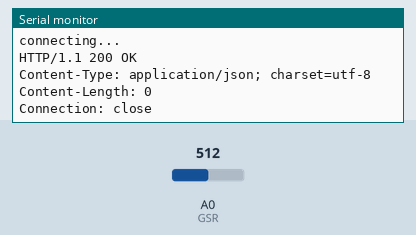
A sketch run on a simulated Arduino MKR. On the bench: the last lines printed to the serial monitor. The inputs (shaded band) are chosen by the test bench; at power-on: A0 (GSR) = 512. WiFi joins after 1.5 s; servers stay silent unless stated; uploads are accepted with an empty reply.

Above: at 3.7 s.
3.8 s: A0 (GSR) set to 716
At 4.21 s:
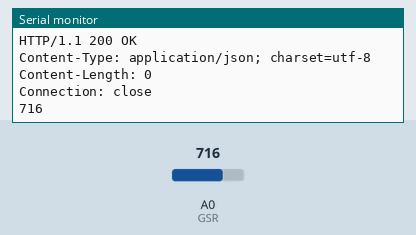
5.3 s: A0 (GSR) set to 900
At 5.72 s:
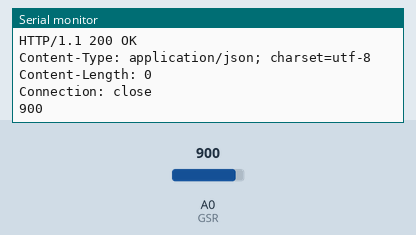
Timing chart, 0 to 8.3 s (numbered marks = the images above; inputs shaded):
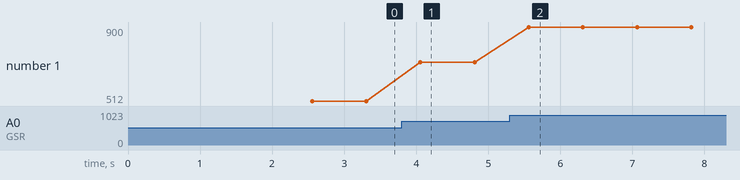

The sketch:

grove_GSR_sensor_to_firebase.ino
```cpp
  // Project Name: D-Stress
  // Team Members: Kelvin Bian, Amanda Lau, Edmond Niu, TC Taylor, Annie Wang
  // Date: 6/6/2021
  // Task Description: Arduino code that sends sensor value from GSR sensor to flask server

#include <SPI.h>
#include <WiFiNINA.h>
#include <ArduinoJson.h>

#define echoPin 3 // attach pin D3 Arduino to pin Echo of HC-SR04
#define trigPin 2 //attach pin D2 Arduino to pin Trig of HC-SR04

//long duration; // variable for the duration of sound wave travel
//int distance; // variable for the distance measurement
const int GSR=A0;
int sensorValue=0;
int gsr_average=0;


char ssid[] = "Edmond's XR";        // your network SSID (name)
char pass[] = "edgoo1212";    // your network password
int keyIndex = 0;

int status = WL_IDLE_STATUS;

// Initialize the Wifi client library

WiFiClient client;

// server address:
//char server[] = "jsonplaceholder.typicode.com"; // for public domain server
IPAddress server(172,20,10,14); // for localhost server (server IP address can be found with ipconfig or ifconfig)

unsigned long lastConnectionTime = 0;

const unsigned long postingInterval = 10L * 50L; // delay between updates, in milliseconds (10L * 50L is around 1 second between requests)

void setup() {

  Serial.begin(9600); // Start serial monitor

  pinMode(trigPin, OUTPUT); // Sets the trigPin as an OUTPUT
  pinMode(echoPin, INPUT); // Sets the echoPin as an INPUT

  while (!Serial) {

    ; // wait for serial port to connect. Needed for native USB port only

  }

  // check for the WiFi module:

  if (WiFi.status() == WL_NO_MODULE) {
    Serial.println("Communication with WiFi module failed!"); // don't continue
    while (true);
  }

  // check if firmware is outdated
  String fv = WiFi.firmwareVersion();
  if (fv < WIFI_FIRMWARE_LATEST_VERSION) {
    Serial.println("Please upgrade the firmware");
  }

  // attempt to connect to Wifi network:
  while (status != WL_CONNECTED) {
    Serial.print("Attempting to connect to SSID: ");
    Serial.println(ssid); // Connect to WPA/WPA2 network. Change this line if using open or WEP network:
    status = WiFi.begin(ssid, pass);
    delay(1000); // wait 1 second for connection
  }

  printWifiStatus(); // you're connected now, so print out the status
}

void loop() {

  StaticJsonDocument<200> doc;

  // if there's incoming data from the net connection, append each character to a variable
  String response = "";
  while (client.available()) {
    char c = client.read();
    response += (c);
  }

  // print out non-empty responses to serial monitor
  if (response != "") {
    Serial.println(response);
  }


  // repeat request after around 1 second
  if (millis() - lastConnectionTime > postingInterval) {
    httpRequest();
  }

}

// this method makes a HTTP connection to the server:
void httpRequest() {

  // close any connection before send a new request to free the socket
  client.stop();

  // get ultrasonic sensor distance
  //digitalWrite(trigPin, LOW);
  //delayMicroseconds(2);
  //digitalWrite(trigPin, HIGH);
  //delayMicroseconds(10);
  //digitalWrite(trigPin, LOW);
  //duration = pulseIn(echoPin, HIGH);
  //distance = duration * 0.034 / 2; // convert echo time to centimeters
  long sum=0;
  for(int i=0;i<10;i++)           //Average the 10 measurements to remove the glitch
      {
      sensorValue=analogRead(GSR);
      sum += sensorValue;
      delay(5);
      }
  gsr_average = sum/10;
  Serial.println(gsr_average);


  // if there's a successful connection:
  if (client.connect(server, 5000)) {
    Serial.println("connecting...");

    // send the HTTP GET request with the gsrValue as a parameter:
    //String request = "GET /?distance=" + String(distance) + " HTTP/1.1";
    String request = "GET /?gsrValue=" + String(gsr_average) + " HTTP/1.1";
    client.println(request);

    // set the host as server IP address
    client.println("Host: 172.20.10.14");

    // other request properties
    client.println("User-Agent: ArduinoWiFi/1.1");
    client.println("Connection: close");
    client.println();

    // note the time that the connection was made:
    lastConnectionTime = millis();
  } else {
    Serial.println("connection failed"); // couldn't make a connection
  }
}

// connect to wifi network and display status
void printWifiStatus() {
  Serial.print("SSID: ");
  Serial.println(WiFi.SSID());
  IPAddress ip = WiFi.localIP(); // your board's IP on the network
  Serial.print("IP Address: ");
  Serial.println(ip);
  long rssi = WiFi.RSSI(); // received signal strength
  Serial.print("signal strength (RSSI):");
  Serial.print(rssi);
  Serial.println(" dBm");
}
```

Measured:
- after the input at 3.8 s, the serial monitor: prints a new line after 0.26 s (image 1)
- after the input at 5.3 s, the serial monitor: prints a new line after 0.26 s (image 2)
- plotted number 1: 512 → 716 after the input at 3.8 s, 716 → 900 after the input at 5.3 s
